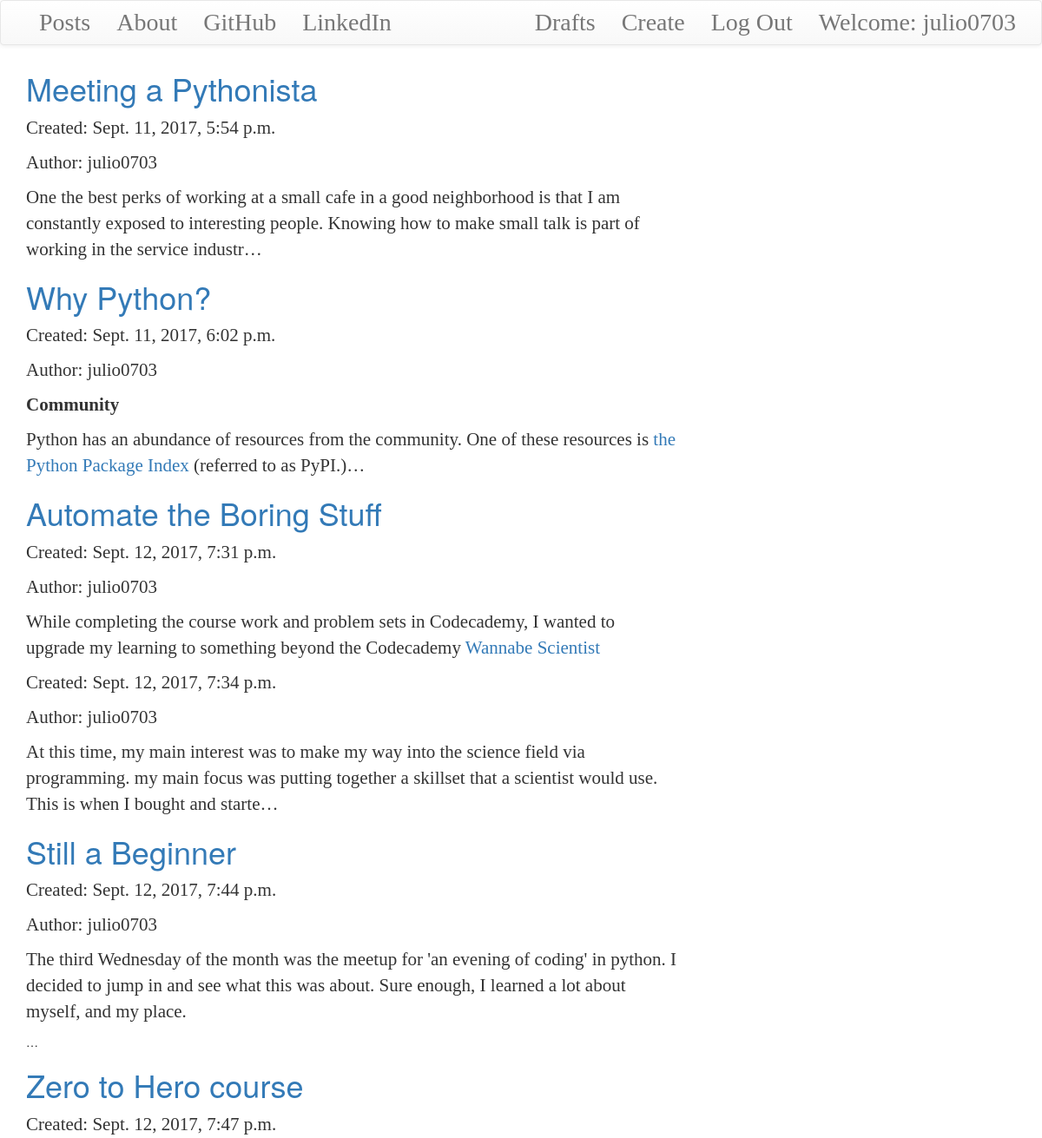
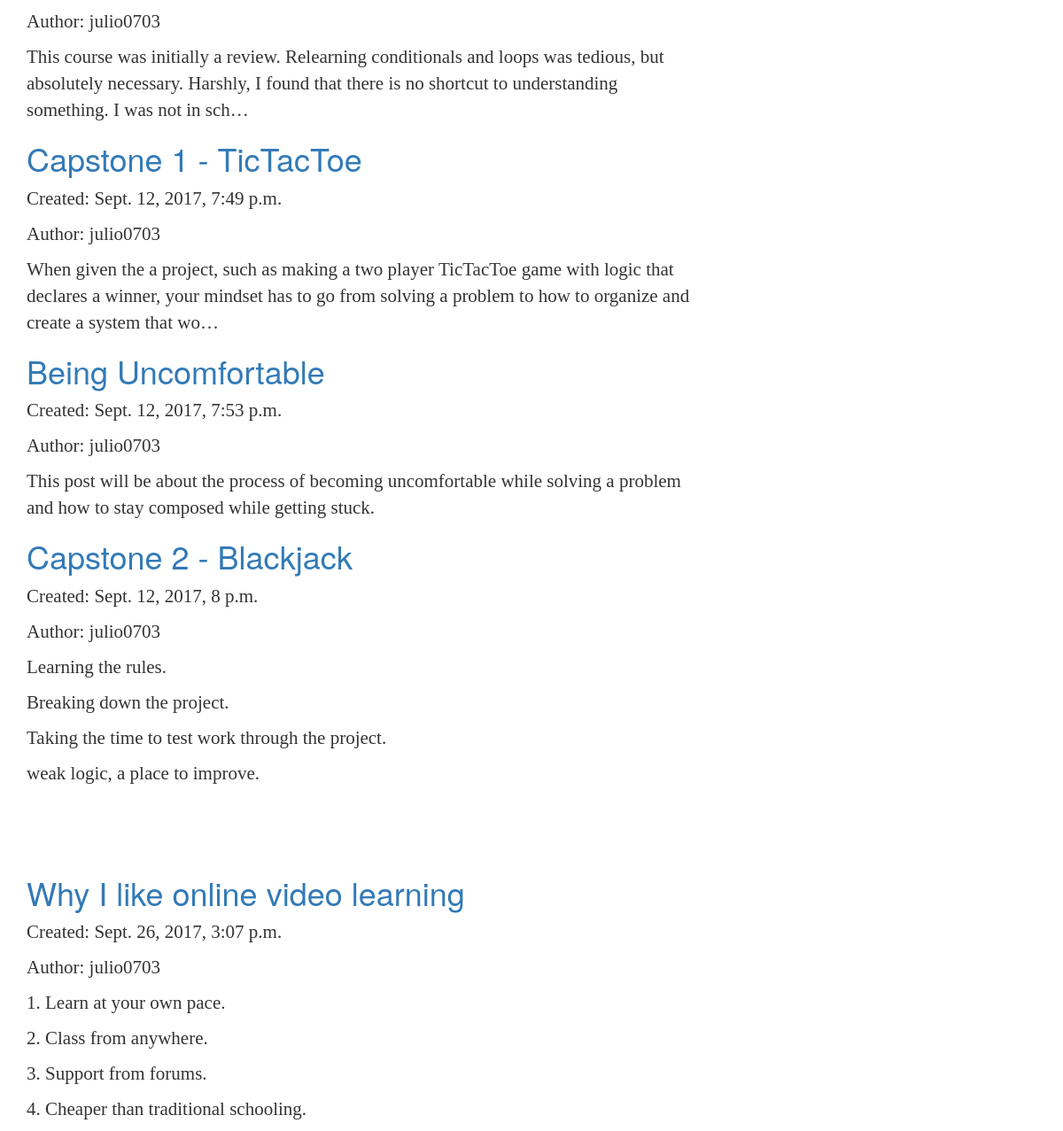
Page /drafts/ (signed in) on the committed database (2 pictures, top to bottom).
### blog/models.py (models this page shows, shortened)
class Post(models.Model):
    author = models.ForeignKey('auth.User')
    title = models.CharField(max_length = 200)
    text = models.TextField()
    created_date = models.DateTimeField(default = timezone.now)
    published_date = models.DateTimeField(blank = True, null = True)

### blog/views.py (the view)
# urls.py: url(r'^drafts/$',views.DraftListView.as_view(),name='post_draft_list'),
class DraftListView(LoginRequiredMixin, generic.ListView):
    login_url ='/login/'
    redirect_field_name = 'blog/post_list.html'
    context_object_name = 'post_draft_list'
    template_name = 'blog/post_draft_list.html'
    model = Post
    def get_queryset(self):
        return Post.objects.filter(published_date__isnull=True).order_by('created_date')

### blog/templates/blog/post_draft_list.html
{% extends 'blog/base.html' %}
{% block content %}
{% for post in post_draft_list %}
<h1><a href="{% url 'post_detail' pk=post.pk %}">{{ post.title }}</a></h1>
<p>Created: {{ post.created_date }}</p>
<p>Author: {{ post.author }}</p>
<p>{{ post.text|safe|truncatechars:200 }}</p>
{% empty %}
<h1>No Posts</h1>
{% endfor %}
{% endblock %}

### blog/templates/blog/base.html (shortened to what this page needs)
<!DOCTYPE html>
{% load staticfiles %}
<html>
  <head>
    <link rel="stylesheet" href="https://maxcdn.bootstrapcdn.com/bootstrap/3.3.7/css/bootstrap.min.css">
    <link rel="stylesheet" href="https://maxcdn.bootstrapcdn.com/bootstrap/3.3.7/css/bootstrap-theme.min.css">
    <link rel="stylesheet" href="//cdn.jsdelivr.net/medium-editor/latest/css/medium-editor.min.css" type="text/css" media="screen" charset="utf-8">
    <link rel="stylesheet" href="{% static 'css/blog.css' %}" media="screen" title="no title">
  </head>
  <body class='loader'>
    <nav class='navbar navbar-default techfont custom-navbar'>
      <div class="container">
        <ul class='nav navbar-nav'>
          <li><a href="{% url 'post_list' %}">Posts</a></li>
          <li><a href="{% url 'about' %}">About</a></li>
          <li><a href="https://github.com/julio0703">GitHub</a></li>
          <li><a href="https://www.linkedin.com/in/julio-lucero-11406a52/">LinkedIn</a></li>
        </ul>
        <ul class='nav navbar-nav navbar-right'>
          {% if user.is_authenticated %}
          <li><a href="{% url 'post_draft_list' %}">Drafts</a></li>
          <li><a href="{% url 'post_form' %}">Create</a></li>
          <li><a href="{% url 'logout' %}">Log Out</a></li>
          <li><a href="#">Welcome: {{ user.username }}</a></li>
          {% endif %}
        </ul>
      </div>
    </nav>
    <div class="content container">
      <div class="row">
        <div class="col-md-8">
          <div class="blog_posts">
            {% block content %}
            {% endblock %}
          </div>
        </div>
      </div>
    </div>
  </body>
</html>

### blog/static/css/blog.css (style rules this page uses)
.techfont { font-family: 'georgia'; font-size: 2em; margin-bottom: 10px; }
p { font-family: 'georgia'; font-size: 1.5em; }

### rows in the picture
Post: title "Meeting a Pythonista", created_date "Sept. 11, 2017, 5:54 p.m.", author "julio0703", text "One the best perks of working at a small cafe in a good neighborhood is that I am constantly exposed to interesting people. Knowing how to make small talk is part of working in the service industr…"
Post: title "Why Python?", created_date "Sept. 11, 2017, 6:02 p.m.", author "julio0703", text "Community Python has an abundance of resources from the community. One of these resources is the Python Package Index (referred to as PyPI.)…"
Post: title "Automate the Boring Stuff", created_date "Sept. 12, 2017, 7:31 p.m.", author "julio0703", text "While completing the course work and problem sets in Codecademy, I wanted to upgrade my learning to something beyond the Codecademy"
Post: title "Wannabe Scientist", created_date "Sept. 12, 2017, 7:34 p.m.", author "julio0703", text "At this time, my main interest was to make my way into the science field via programming. my main focus was putting together a skillset that a scientist would use. This is when I bought and starte…"
Post: title "Still a Beginner", created_date "Sept. 12, 2017, 7:44 p.m.", author "julio0703", text "The third Wednesday of the month was the meetup for 'an evening of coding' in python. I decided to jump in and see what this was about. Sure enough, I learned a lot about myself, and my place. …"
Post: title "Zero to Hero course", created_date "Sept. 12, 2017, 7:47 p.m.", author "julio0703", text "This course was initially a review. Relearning conditionals and loops was tedious, but absolutely necessary. Harshly, I found that there is no shortcut to understanding something. I was not in sch…"
Post: title "Capstone 1 - TicTacToe", created_date "Sept. 12, 2017, 7:49 p.m.", author "julio0703", text "When given the a project, such as making a two player TicTacToe game with logic that declares a winner, your mindset has to go from solving a problem to how to organize and create a system that wo…"
Post: title "Being Uncomfortable", created_date "Sept. 12, 2017, 7:53 p.m.", author "julio0703", text "This post will be about the process of becoming uncomfortable while solving a problem and how to stay composed while getting stuck."
Post: title "Capstone 2 - Blackjack", created_date "Sept. 12, 2017, 8 p.m.", author "julio0703", text "Learning the rules. Breaking down the project. Taking the time to test work through the project. weak logic, a place to improve."
Post: title "Why I like online video learning", created_date "Sept. 26, 2017, 3:07 p.m.", author "julio0703", text "1. Learn at your own pace. 2. Class from anywhere. 3. Support from forums. 4. Cheaper than traditional schooling."

### other values in the picture
{{ user.username }} "julio0703"
